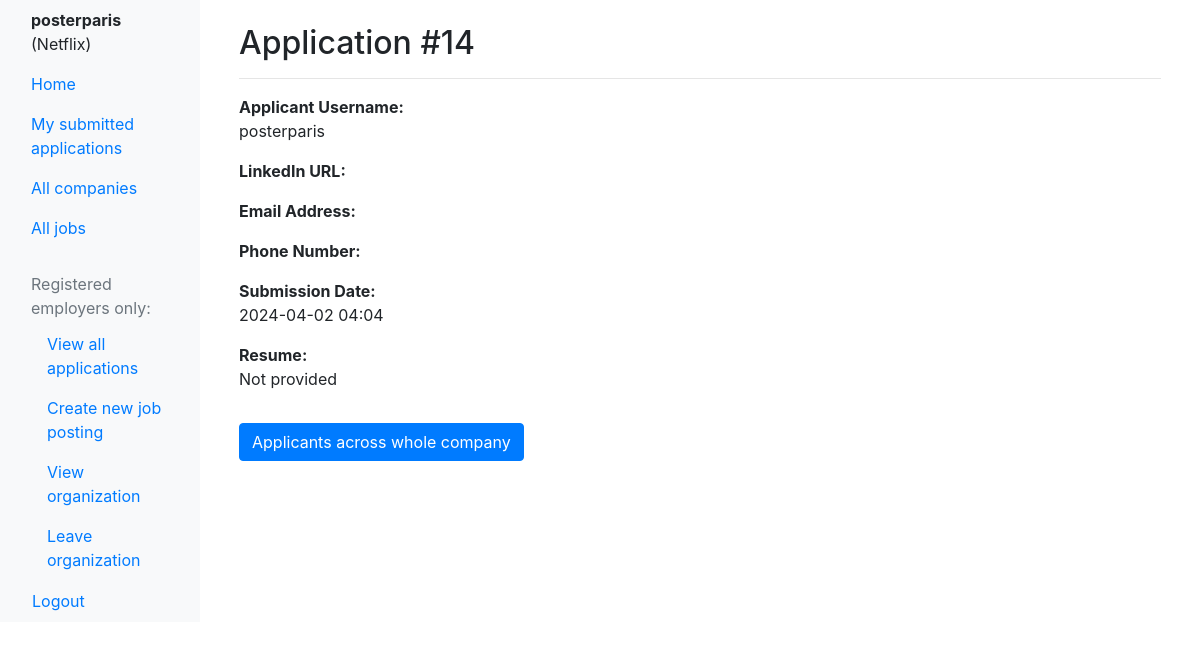
Page /job_applications/employer_details/14/ (signed in) on the committed database.
### core/models.py (models this page shows)
class UserProfile(models.Model):
    user = models.OneToOneField(settings.AUTH_USER_MODEL, on_delete=models.CASCADE, related_name='profile')
    organization = models.ForeignKey('job_catalog.EmployerOrganization', on_delete=models.SET_NULL, null=True, blank=True, related_name='user_profiles')

### job_catalog/models.py (models this page shows, shortened)
class EmployerOrganization(models.Model):
    employer_org_name = models.CharField(max_length = 50)
    employer_org_description_box = models.TextField(
        default = 'Describe your organization, but not a specific role or requirements',
        blank = False  #we do not allow job posters to create employer orgs without a description
        )
    representative_claim_token = models.CharField(max_length = 16, default = "join")

### job_applications/models.py (models this page shows, shortened)
class JobApplication(models.Model):
    user = models.ForeignKey(settings.AUTH_USER_MODEL, on_delete=models.CASCADE, related_name='job_applications')
    job_posting = models.ForeignKey(JobPosting, on_delete=models.CASCADE, related_name='applications')
    submit_date = models.DateTimeField(auto_now_add=True)
    def resume_upload_path(self, filename):
        return 'applicant_resumes/org_{0}/job_{1}/{2}'.format(
            self.job_posting.organization.id,
            self.job_posting.id,
            filename
        )
    resume = models.FileField(upload_to=resume_upload_path, null=True, blank=True)
    linkedin_url = models.URLField(max_length=250, blank=True)
    portfolio_url = models.URLField(max_length=250, blank=True)
    email_address = models.EmailField(max_length=50)
    phone_number = models.CharField(max_length=20)
    class Meta:
        unique_together = ('user', 'job_posting')

### job_applications/views.py (the view)
# urls.py: path('employer_details/<int:application_id>/', employer_application_details, name='employer_application_details'),
def employer_application_details(request, application_id):
    if not request.user.is_authenticated:
        return redirect('core:login_start')
    try:
        user_profile = request.user.profile
    except UserProfile.DoesNotExist:
        return render(request, 'job_applications/unauthorized.html', {
            'message': 'You do not have permission to view this page.'
        })
    application = get_object_or_404(JobApplication, pk=application_id)
    if application.job_posting.organization == user_profile.organization:
        return render(request, 'job_applications/employer_application_detail.html', {'application': application})
    else:
        return render(request, 'job_applications/unauthorized.html', {
            'message': 'You do not have permission to view this application.'
        })

### core/context_processors.py (called while the page is built)
def global_user_groups(request):
    is_job_poster = False
    if request.user.is_authenticated:
        is_job_poster = request.user.groups.filter(name='JobPosters').exists()
    return {
        'is_job_poster': is_job_poster,
    }

### templates/job_applications/employer_application_detail.html
{% extends 'base_generic.html' %}
{% block content %}
<div class="container mt-4">
    <h2>Application #{{ application.id }}</h2>
    <hr>
    <div class="application-detail">
        <p><strong>Applicant Username:</strong><br>{{ application.user.username }}</p>
        <p><strong>LinkedIn URL:</strong><br><a href="{{ application.linkedin_url }}" target="_blank">{{ application.linkedin_url }}</a></p>
        <p><strong>Email Address:</strong><br>{{ application.email_address }}</p>
        <p><strong>Phone Number:</strong><br>{{ application.phone_number }}</p>
        <p><strong>Submission Date:</strong><br>{{ application.submit_date|date:"Y-m-d H:i" }}</p>
        {% if application.resume %}
        <p><strong>Resume:</strong><br><a href="{{ application.resume.url }}" download>Download resume</a></p>
        {% else %}
        <p><strong>Resume:</strong><br>Not provided</p>
        {% endif %}
    </div>
    <a href="{% url 'job_applications:employer_applications' %}" class="btn btn-primary mt-3">Applicants across whole company</a>
</div>
{% endblock content %}

### templates/base_generic.html (shortened to what this page needs)
<!DOCTYPE html>
<html lang="en">
<head>
    {% load static %}
    <link href="https://stackpath.bootstrapcdn.com/bootstrap/4.5.2/css/bootstrap.min.css" rel="stylesheet">
    <link href="{% static 'css/styles.css' %}" rel="stylesheet">
</head>
<body>
    <div class="container-fluid">
        <div class="row">
            <nav class="col-md-2 d-none d-md-block bg-light sidebar">
                {% if request.user.is_authenticated %}
                    <div class="welcome-message py-2 px-3">
                        <strong>{{ request.user.username }}</strong>
                        {% if request.user.profile.organization %}
                            ({{ request.user.profile.organization.employer_org_name }})
                        {% endif %}
                    </div>
                {% endif %}
                <div class="sidebar-sticky">
                    <ul class="nav flex-column">
                        <li class="nav-item">
                            <a class="nav-link active" href="{% url 'core:home' %}">Home</a>
                        </li>
                        <li class="nav-item">
                            <a class="nav-link" href="{% url 'job_applications:my_job_applications' %}">My submitted applications</a>
                        </li>
                        <li class="nav-item">
                            <a class="nav-link" href="{% url 'job_catalog:all_companies' %}">All companies</a>
                        </li>
                        <li class="nav-item">
                            <a class="nav-link" href="{% url 'job_catalog:all_jobs' %}">All jobs</a>
                        </li>
                        {% if request.user.is_authenticated %}
                            {% if not is_job_poster %}
                                <li class="nav-item sidebar-heading px-3 mt-4 mb-1 text-muted">
                                    Prospective employers only:
                                </li>
                                <li class="nav-item">
                                    <a class="nav-link ml-3" href="{% url 'core:claim_organization' %}">Claim organization</a>
                                </li>
                                <li class="nav-item">
                                    <a class="nav-link ml-3" href="{% url 'job_catalog:create_organization' %}">Create organization</a>
                                </li>
                            {% else %}
                                <li class="nav-item sidebar-heading px-3 mt-4 mb-1 text-muted">
                                    Registered employers only:
                                </li>
                                <li class="nav-item">
                                    <a class="nav-link ml-3" href="{% url 'job_applications:employer_applications' %}">View all applications</a>
                                </li>
                                <li class="nav-item">
                                    <a class="nav-link ml-3" href="{% url 'job_catalog:create_job_posting' %}">Create new job posting</a>
                                </li>
                                <li class="nav-item">
                                    <a class="nav-link ml-3" href="{% url 'job_catalog:company_details' company_id=request.user.profile.organization.id %}">View organization</a>
                                </li>
                                <li class="nav-item">
                                    <a class="nav-link ml-3" href="{% url 'core:leaving_organization' %}">Leave organization</a>
                                </li>
                            {% endif %}
                            <li class="nav-item">
                                <form action="{% url 'core:logout' %}" method="post">
                                    <button type="submit" class="btn btn-link nav-link px-3">Logout</button>
                                </form>
                            </li>
                        {% endif %}
                    </ul>
                </div>
            </nav>
            <main role="main" class="col-md-9 ml-sm-auto col-lg-10 px-md-4">
                {% block content %}{% endblock content %}
            </main>
        </div>
    </div>
</body>
</html>

### rows in the picture
JobApplication: id "14", user.username "posterparis", submit_date "2024-04-02 04:04"

### other values in the picture
{{ request.user.username }} "posterparis"
{{ request.user.profile.organization.employer_org_name }} "Netflix"
